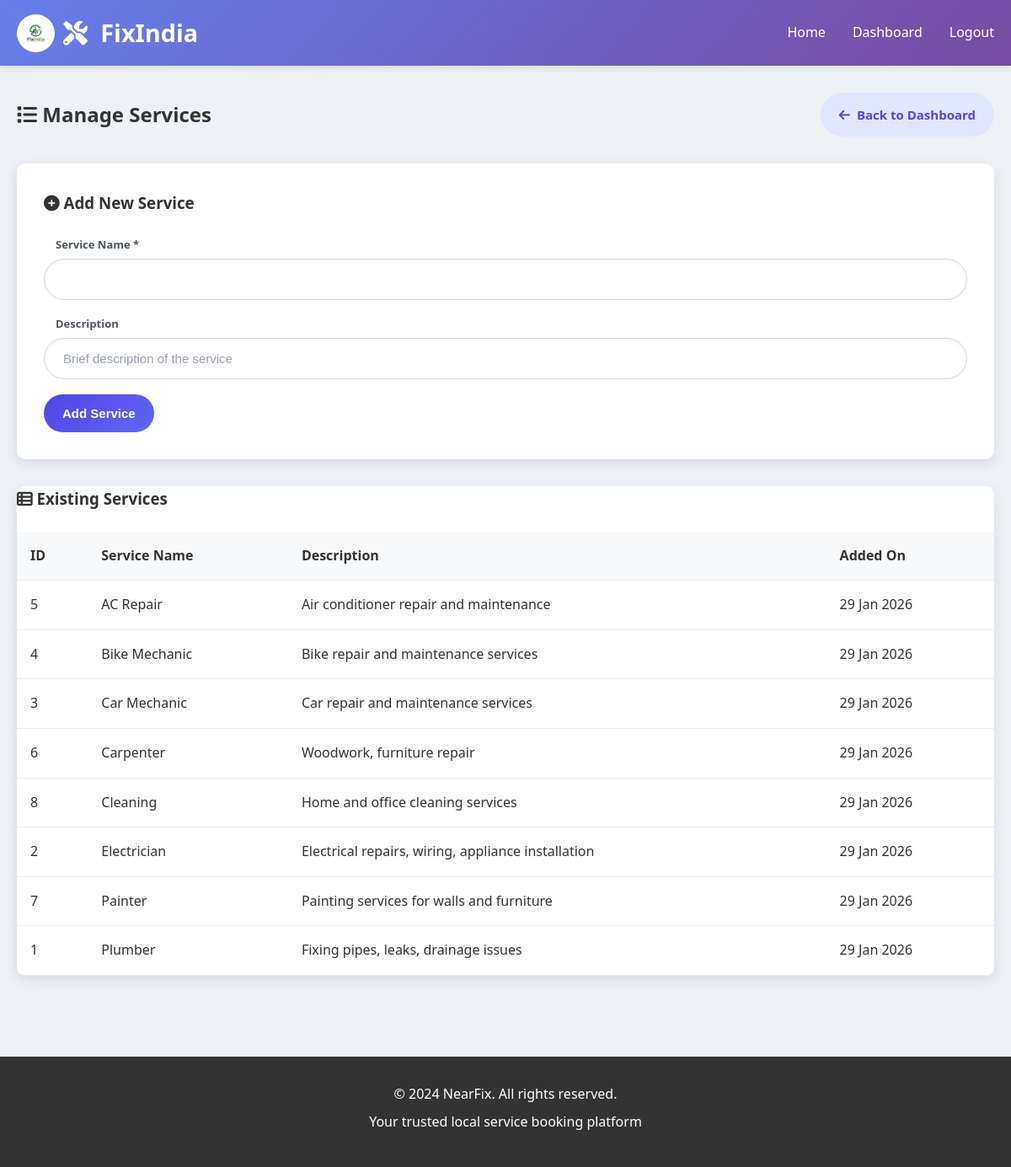
/admin/services (signed in), run on the app's committed database.
### tables this page shows
CREATE TABLE services (
                service_id INTEGER PRIMARY KEY AUTOINCREMENT,
                service_name TEXT NOT NULL,
                description TEXT,
                created_at TIMESTAMP DEFAULT CURRENT_TIMESTAMP
            );

### app.py (the view)
    def decorated_function(*args, **kwargs):
        if 'admin_id' not in session:
            flash('Admin access required!', 'error')
            return redirect(url_for('admin_login'))
        return f(*args, **kwargs)

### app.py (called while the page is built)
def get_db_connection():
    conn = sqlite3.connect(DATABASE)
    conn.row_factory = sqlite3.Row
    return conn

@app.template_filter('date')
def format_date(value, fmt='%Y-%m-%d'):
    if isinstance(value, str):
        try:
            value = datetime.strptime(value, '%Y-%m-%d %H:%M:%S')
        except ValueError:
            return value
    return value.strftime(fmt)

def admin_required(f):
    def decorated_function(*args, **kwargs):
        if 'admin_id' not in session:
            flash('Admin access required!', 'error')
            return redirect(url_for('admin_login'))
        return f(*args, **kwargs)
    decorated_function.__name__ = f.__name__
    return decorated_function

@app.route('/admin/services')
@admin_required
def admin_services():
    conn = get_db_connection()
    services = conn.execute('SELECT * FROM services ORDER BY service_name').fetchall()
    conn.close()
    return render_template('admin_services.html', services=services)

### templates/admin_services.html (shortened to what this page needs)
{% extends "base.html" %}
{% block content %}
<section class="admin-section">
    <div class="container">
        <div class="section-header">
            <h2><i class="fas fa-list"></i> Manage Services</h2>
            <a href="{{ url_for('admin_dashboard') }}" class="btn btn-secondary">
                <i class="fas fa-arrow-left"></i> Back to Dashboard
            </a>
        </div>
        <div class="add-service-card">
            <h3><i class="fas fa-plus-circle"></i> Add New Service</h3>
            <form method="POST" action="{{ url_for('add_service') }}">
                <div class="form-row">
                    <div class="form-group">
                        <label for="service_name">Service Name *</label>
                        <input type="text" id="service_name" name="service_name" required>
                    </div>
                    <div class="form-group">
                        <label for="description">Description</label>
                        <input type="text" id="description" name="description" placeholder="Brief description of the service">
                    </div>
                </div>
                <button type="submit" class="btn btn-primary">Add Service</button>
            </form>
        </div>
        <div class="services-table">
            <h3><i class="fas fa-th-list"></i> Existing Services</h3>
            {% if services %}
                <table>
                    <thead>
                        <tr>
                            <th>ID</th>
                            <th>Service Name</th>
                            <th>Description</th>
                            <th>Added On</th>
                        </tr>
                    </thead>
                    <tbody>
                        {% for service in services %}
                            <tr>
                                <td>{{ service.service_id }}</td>
                                <td>{{ service.service_name }}</td>
                                <td>{{ service.description or 'No description' }}</td>
                                <td>{{ service.created_at | date('%d %b %Y') }}</td>
                            </tr>
                        {% endfor %}
                    </tbody>
                </table>
            {% else %}
                <div class="no-data">
                    <i class="fas fa-list"></i>
                    <p>No services found.</p>
                </div>
            {% endif %}
        </div>
    </div>
</section>
{% endblock %}

### static/css/style.css (style rules this page uses)
* { margin: 0; padding: 0; box-sizing: border-box; }
body { font-family: 'Segoe UI', Tahoma, Geneva, Verdana, sans-serif; line-height: 1.6; color: #333; background-color: #f8f9fa; }
.container { max-width: 1200px; margin: 0 auto; padding: 0 20px; }
.btn { display: inline-block; padding: 12px 24px; border: none; border-radius: 5px; cursor: pointer; text-decoration: none; font-weight: 500; transition: all 0.3s; text-align: center; }
.btn-primary { background: #007bff; color: white; }
.btn-secondary { background: #6c757d; color: white; }
.requests-table, .users-table, .helpers-table, .services-table { background: white; border-radius: 10px; overflow: hidden; box-shadow: 0 5px 15px rgba(0,0,0,0.1); }
.requests-table table, .users-table table, .helpers-table table, .services-table table { width: 100%; border-collapse: collapse; }
.requests-table th, .requests-table td, .users-table th, .users-table td, .helpers-table th, .helpers-table td, .services-table th, .services-table td { padding: 1rem; text-align: left; border-bottom: 1px solid #e9ecef; }
.requests-table th, .users-table th, .helpers-table th, .services-table th { background: #f8f9fa; font-weight: 600; color: #333; }
.admin-section { padding: 2rem 0; }
.section-header { display: flex; justify-content: space-between; align-items: center; margin-bottom: 2rem; }
.section-header h2 { color: #333; }
.add-service-card { background: white; padding: 2rem; border-radius: 10px; box-shadow: 0 5px 15px rgba(0,0,0,0.1); margin-bottom: 2rem; }
.add-service-card h3 { margin-bottom: 1.5rem; color: #333; }
.services-table h3 { margin-bottom: 1.5rem; color: #333; }

### static/css/dashboard.css (style rules this page uses)
:root { --primary:#4f46e5; --primary-dark:#4338ca; --secondary:#64748b; --bg:#f1f5f9; --card:#ffffff; --border:#e5e7eb; --text:#1f2937; --muted:#6b7280; --success:#22c55e; --warning:#f59e0b; --danger:#ef4444; }
.container { max-width:1200px; margin:auto; }
.form-group { display:flex; flex-direction:column; margin-bottom:18px; }
.form-group label { font-size:14px; font-weight:600; color:var(--muted); margin-bottom:6px; }
.form-group input, .form-group select, .form-group textarea { padding:14px 18px; border-radius:999px; border:1.5px solid var(--border); font-size:15px; background:#fff; transition:0.25s; }
.btn { padding:14px 22px; border-radius:999px; border:none; cursor:pointer; font-size:15px; font-weight:600; display:inline-flex; align-items:center; gap:8px; transition:0.3s; }
.btn-primary { background:linear-gradient(135deg,var(--primary),#6366f1); color:#fff; }
.btn-secondary { background:#e0e7ff; color:var(--primary); }

### static/css/user.css (style rules this page uses)
html, body { margin: 0; padding: 0; font-family: 'Segoe UI', Tahoma, Geneva, Verdana, sans-serif; background: #eef2f7; overflow-y: auto; }
.form-group { display: flex; flex-direction: column; }
.form-group label { font-size: 13px; font-weight: 600; color: #4b5563; margin-left: 14px; margin-bottom: 6px; }
.form-group input, .form-group select { width: 100%; padding: 15px 22px; border-radius: 999px; border: 1.5px solid #d1d5db; font-size: 15px; background: rgba(255,255,255,0.9); box-shadow: inset 0 2px 6px rgba(0,0,0,0.04); transition: all 0.3s ease; }
.form-group input::placeholder { color: #9ca3af; }

### data on the page
services: service_id "5", service_name "AC Repair", description "Air conditioner repair and maintenance"
services: service_id "4", service_name "Bike Mechanic", description "Bike repair and maintenance services"
services: service_id "3", service_name "Car Mechanic", description "Car repair and maintenance services"
services: service_id "6", service_name "Carpenter", description "Woodwork, furniture repair"
services: service_id "8", service_name "Cleaning", description "Home and office cleaning services"
services: service_id "2", service_name "Electrician", description "Electrical repairs, wiring, appliance installation"
services: service_id "7", service_name "Painter", description "Painting services for walls and furniture"
services: service_id "1", service_name "Plumber", description "Fixing pipes, leaks, drainage issues"
